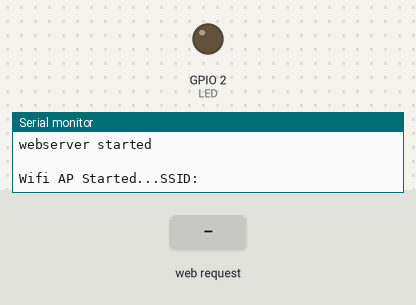
Bench run of a sketch on a simulated ESP8266 (NodeMCU). Shown: output pins drawn as LEDs (lit = HIGH), the last lines printed to the serial monitor. The inputs (shaded band) are chosen by the test bench.

Above: at 6.2 s.
6.3 s: HTTP request GET /on received
At 7.1 s:
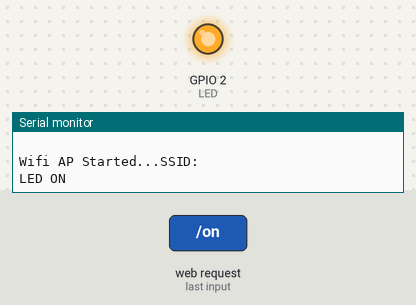
7.8 s: HTTP request GET /off received
At 8.2 s:
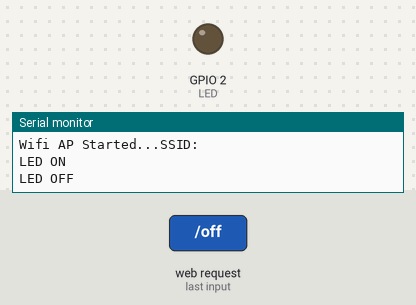
Timing chart, 0 to 10.8 s (numbered marks = the images above; inputs shaded):
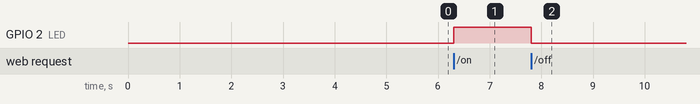

Measured:
- after the input at 6.3 s, GPIO 2 (LED): LOW → HIGH at once
- after the input at 7.8 s, GPIO 2 (LED): HIGH → LOW at once

The sketch:

MyESP8266_LED_OnOff.ino
```cpp
//Shoeb
//Al Masum
#include<ESP8266WiFi.h>
#include<ESP8266WebServer.h>
#include<FS.h>

ESP8266WebServer server;

const char* MySsid="esp8266";
const char* MyPass="12345678";
#define LED 2

IPAddress ip(192,168,10,2);
IPAddress gateway(192,168,10,1);
IPAddress subnet(255,255,255,0);

void on_f(){
char on_page[]=R"RAW(
<html>
<h1>LED ON </h1>
</html>
)RAW";
Serial.println("LED ON");
digitalWrite(LED, HIGH);
server.send(200,"text/html",on_page);
//delay(2000);
}

void off_f(){
char off_page[]=R"RAW(
<html>
<h1>LED OFF </h1>
</html>
)RAW";
Serial.println("LED OFF");
digitalWrite(LED, LOW);
server.send(200,"text/html",off_page);
//delay(2000);
}

void WiFi_AP(){
WiFi.mode(WIFI_AP_STA);
WiFi.softAPConfig(ip,gateway,subnet);
WiFi.softAP(MySsid,MyPass);

Serial.println(" ");
Serial.println("Wifi AP Started...SSID: ");//+MySsid+"; Pass: "+MyPass);
}

void setup() {
pinMode(LED,OUTPUT);
digitalWrite(LED,LOW);

  Serial.begin(115200);
  Serial.println("Serial Started");

   //WiFi.mode(WIFI_STA);

  //Initializing File System

WiFi.mode(WIFI_AP_STA);
delay(5000);
    WiFi_AP();
Serial.println(WiFi.localIP());

//server.on("/",homepage);
server.on("/on",on_f);
server.on("/off",off_f);

server.begin();
Serial.println("webserver started");

WiFi_AP();

}
void loop() {
  // put your main code here, to run repeatedly:
server.handleClient();

}
```
